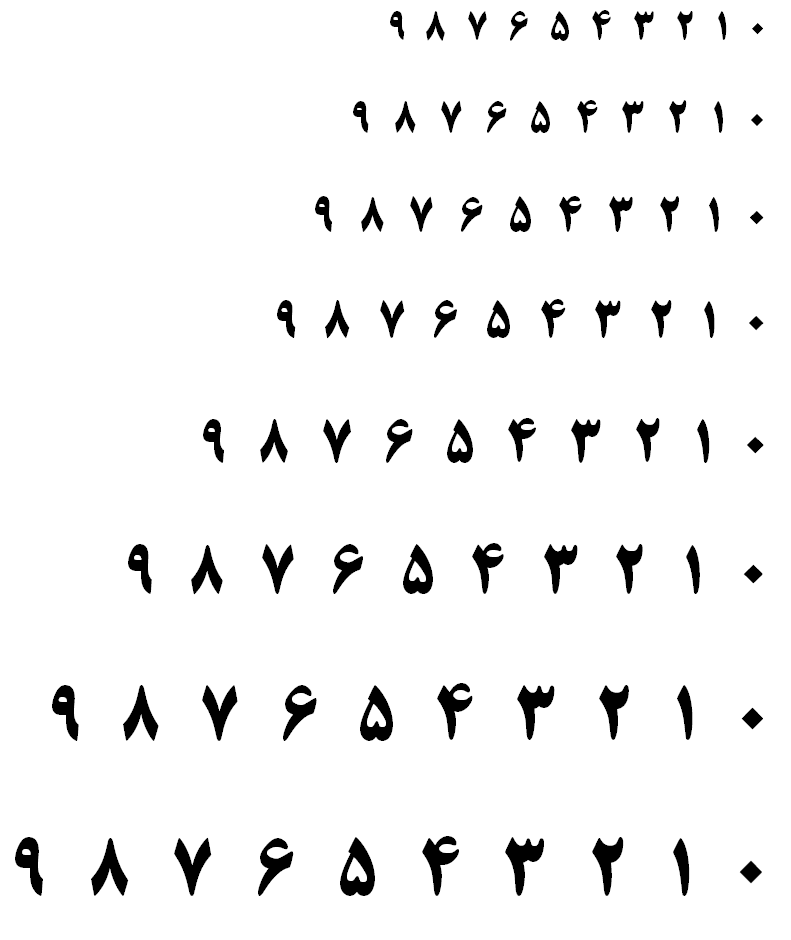
#> input picture Im321.png, 791 x 940 px
$ python main.py
#> lines starting #> are read from the running program, lines starting #| are printed output that depends on the picture; after the words box and inside, x2 and y2 are one past the last pixel; in counts of white or black regions, pixels touching at a corner belong together
#> further down, img is the input picture: shape (940, 791, 3); min 0, max 255, mean 242.7
"""
================================================================================
Machine Vision Course                MiniProject-5: Classic Digit Classifier
================================================================================
Professor          : Prof. Hamidreza Pourreza
Institution        : Ferdowsi University of Mashhad
Term               : Spring 2025

Student Name       : Mustafa Sadeghi
Student ID         : 4027390423


Delivery Deadline  : 2025-05-18
Delivery Date      : 2025-05-18

Description:
    This Python script implements a classical, heuristic-based digit classifier
    for isolating and labeling digits 0–9 within an image ("Im321.png"). It:
        1. Performs adaptive thresholding (Otsu) and contour extraction.
        2. Segments and height-normalizes each digit ROI.
        3. Applies multi-stage decision rules
        4. Saves all intermediate artifacts (threshold maps, contour overlays,
           normalized ROIs, morphological outputs) into `debug_steps/`.

Usage:
    Simply run the script in the working directory containing "Im321.png".
    All debug outputs will be stored under `debug_steps/`, and the final
    annotated result will pop up in a Matplotlib window.

Dependencies:
    - OpenCV        (pip install opencv-python)
    - NumPy         (pip install numpy)
    - Matplotlib    (pip install matplotlib)

Author            : Mustafa Sadeghi
================================================================================
"""


from __future__ import annotations

import os
import cv2
import numpy as np
import matplotlib.pyplot as plt
from pathlib import Path
from typing import Dict, List, Tuple, Optional

# --------------------------------------------------------------------------- #
#                                Parameters                                   #
# --------------------------------------------------------------------------- #
PARAMS: Dict[str, Dict] = {
    "wh_ratio":     {"tall": 0.59, "slim": 0.35},
    "centroid":     {"x_deviation": 0.03, "y_frac": 0.48},
    "filter":       {"area": 40},
    "row_norm":     {"row_height": 50, "pad": 1},
    "zero":         {
        "eps": 0.03,
        "vertices": 4,
        "ar_low": 0.8,
        "ar_high": 1.2,
        "solidity_thr": 0.9,
    },
    "recon":        {"se_frac": 0.6, "area_frac_thr": 0.31},
    "persian":      {"top_frac": 0.1, "curve_aspect": 3},
    "ensemble":     {"right_curve_angle_thr": 50},
    "two_three":    {"teeth_thr": 3},
}

#: BGR colours for OpenCV rectangles / labels
COLOR_MAP: Dict[int, Tuple[int, int, int]] = {
    0: (0, 255, 0),    1: (255, 0, 0),    2: (0, 0, 255),
    3: (255, 255, 0),  4: (255, 0, 255),  5: (0, 255, 255),
    6: (128, 128, 0),  7: (128, 0, 128),  8: (0, 128, 128),
    9: (128, 128, 128), -1: (0, 0, 0),
}

plt.style.use("ggplot")
plt.rcParams.update({
    "figure.autolayout": True,
    "axes.titlesize": 14,
    "axes.labelsize": 12,
})


# --------------------------------------------------------------------------- #
#                                Class                                        #
# --------------------------------------------------------------------------- #
class DigitClassifier:
    def __init__(self, params: Dict = PARAMS) -> None:
        self.params = params
#> self.params = 9 items

    # ----------------------------- utilities ------------------------------ #
    @staticmethod
    def _contours(binary: np.ndarray,
                  mode=cv2.RETR_EXTERNAL,
                  method=cv2.CHAIN_APPROX_SIMPLE
                  ) -> Tuple[List[np.ndarray], np.ndarray]:
        cnts, hier = cv2.findContours(binary, mode, method)
        return cnts or [], hier

    @staticmethod
    def _aspect_ratio(binary: np.ndarray) -> float:
        h, w = binary.shape
        return w / float(h)

    @staticmethod
    def _centroid(binary: np.ndarray) -> Tuple[float, float]:
        m = cv2.moments(binary, binaryImage=True)
        if m["m00"] == 0:
            return 0.0, 0.0
        return m["m10"] / m["m00"], m["m01"] / m["m00"]

    # ----------------------- primitive feature tests ---------------------- #
    def _contains_hole(self, binary: np.ndarray) -> bool:
        _, hier = self._contours(binary, cv2.RETR_CCOMP)
        return hier is not None and any(h[3] != -1 for h in hier[0])

    def _hole_in_top_half(self, binary: np.ndarray) -> bool:
        cnts, hier = self._contours(binary, cv2.RETR_CCOMP)
        if hier is None:
            return False
        for idx, h in enumerate(hier[0]):
            if h[3] != -1:
                m = cv2.moments(cnts[idx])
                if m["m00"] == 0:
                    continue
                cy = m["m01"] / m["m00"]
                return cy < binary.shape[0] / 2
        return False

    def _has_tall_stroke(self, binary: np.ndarray) -> bool:
        length = max(1, int(self.params["recon"]["se_frac"] * binary.shape[0]))
        se = cv2.getStructuringElement(cv2.MORPH_RECT, (1, length))
        opened = cv2.morphologyEx(binary, cv2.MORPH_OPEN, se)
        return (np.count_nonzero(opened) /
                (np.count_nonzero(binary) + 1e-6)
                > self.params["recon"]["area_frac_thr"])

    def _right_lean_curve(self, binary: np.ndarray) -> bool:
        h, _ = binary.shape
        band = binary[: int(self.params["persian"]["top_frac"] * h)]
        cnts, _ = self._contours(band.astype(np.uint8))
        if not cnts:
            return False
        rect = cv2.minAreaRect(max(cnts, key=cv2.contourArea))
        w, ht = rect[1]
        aspect = max(w, ht) / (min(w, ht) + 1e-6)
        angle = abs(rect[2])
        return (aspect > self.params["persian"]["curve_aspect"] and
                angle > self.params["ensemble"]["right_curve_angle_thr"])

    def _morph_teeth(self, binary: np.ndarray) -> int:
        h, w = binary.shape
        k1 = np.ones((1, max(1, w * 32 // 60)), dtype=np.uint8)
        k2 = np.ones((1, max(1, w * 22 // 24)), dtype=np.uint8)
        k4 = np.ones((1, max(1, w * 23 // 60)), dtype=np.uint8)
        k5 = np.ones((1, max(1, w * 33 // 60)), dtype=np.uint8)
        d1 = cv2.dilate(binary, k1)
        e1 = cv2.erode(d1, k2)
        rad = max(1, int(h * 2 / 31 + 4))
        k3 = cv2.getStructuringElement(cv2.MORPH_ELLIPSE, (rad, rad))
        d2 = cv2.dilate(e1, k3)
        combined = cv2.bitwise_and(d2, binary)
        e2 = cv2.erode(combined, k4)
        d3 = cv2.dilate(e2, k5)
        diff = cv2.subtract(combined, d3)
        cnts, _ = self._contours(diff)
        return len(cnts)

    # ----------------------------- nodes --------------------------------- #
    def _node_hole(self, binary: np.ndarray) -> Optional[int]:
        if self._contains_hole(binary):
            return 9 if self._hole_in_top_half(binary) else 5
        return None

    def _node_zero(self, binary: np.ndarray, contour: np.ndarray) -> Optional[int]:
        peri = cv2.arcLength(contour, True)
        approx = cv2.approxPolyDP(contour, self.params["zero"]["eps"] * peri, True)
        if len(approx) == self.params["zero"]["vertices"]:
            ar = self._aspect_ratio(binary)
            if self.params["zero"]["ar_low"] < ar < self.params["zero"]["ar_high"]:
                area = cv2.contourArea(contour)
                hull_area = cv2.contourArea(cv2.convexHull(contour))
                if area / float(hull_area or 1) >= self.params["zero"]["solidity_thr"]:
                    return 0
        return None

    def _node_tall_stroke(self, binary: np.ndarray) -> Optional[int]:
        if self._has_tall_stroke(binary):
            ar = self._aspect_ratio(binary)
            if ar < self.params["wh_ratio"]["slim"]:
                return 1
            if self._right_lean_curve(binary):
                return 4
            return 2 if self._morph_teeth(binary) <= self.params["two_three"]["teeth_thr"] else 3
        return None

    def _node_centroid(self, binary: np.ndarray) -> int:
        h, w = binary.shape
        cx, cy = self._centroid(binary)
        if abs(cx - w / 2) > self.params["centroid"]["x_deviation"] * w:
            return 6
        return 7 if cy < self.params["centroid"]["y_frac"] * h else 8

    # ----------------------------- decision tree -------------------------- #
    def classify(self, binary: np.ndarray, contour: np.ndarray) -> int:
        for node in (
            self._node_hole,
            lambda b: self._node_zero(b, contour),
            self._node_tall_stroke,
            self._node_centroid,
        ):
            result = node(binary)
            if result is not None:
                return result
        return -1

    # ----------------------- single-run processing ------------------------ #
    def annotate_image(self, img: np.ndarray) -> None:
        base_dir = Path("debug_steps")
        overview_dir = base_dir / "overview"
        rois_dir = base_dir / "rois"
        annotated_path = base_dir / "annotated.png"

        for d in (overview_dir, rois_dir):
            d.mkdir(parents=True, exist_ok=True)

        # 1. grayscale + threshold
        gray = cv2.cvtColor(img, cv2.COLOR_BGR2GRAY)
        _, thr = cv2.threshold(gray, 0, 255,
                               cv2.THRESH_BINARY_INV + cv2.THRESH_OTSU)
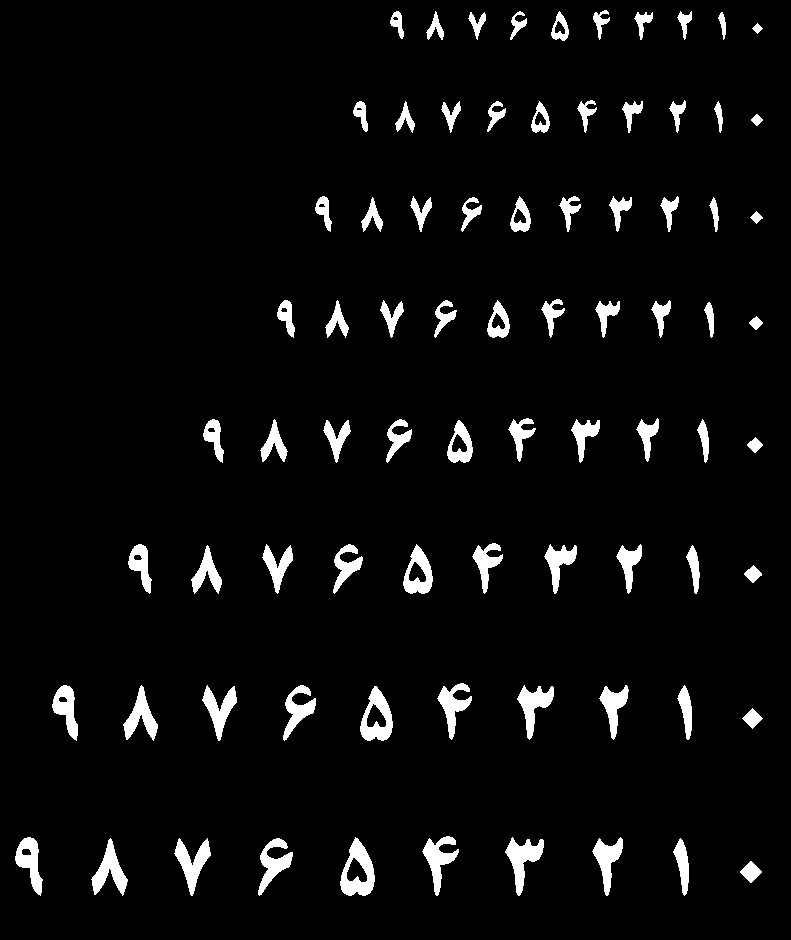
#> thr: shape (940, 791); 4.8% white; 80 white regions
        cv2.imwrite(str(overview_dir / "threshold.png"), thr)

        # 2. all contours overlay
        cnts, _ = self._contours(thr)
#> in _contours, `cnts, hier = cv2.findContours(binary, mode, method)`: cnts = 80 contours; largest, box (x1, y1, x2, y2) and area: (340, 837, 375, 896) 1314, (360, 686, 393, 741) 1166, (403, 544, 433, 594) 944, (505, 837, 544, 896) 872, (174, 838, 211, 896) 812
        disp = cv2.cvtColor(thr, cv2.COLOR_GRAY2BGR)
#> disp: shape (940, 791, 3); 4.8% white; 80 white regions, largest, box (x1, y1, x2, y2) and area: (340, 837, 375, 896) 1086, (360, 686, 393, 741) 958, (505, 837, 544, 896) 958
        cv2.drawContours(disp, cnts, -1, (0, 0, 255), 1)
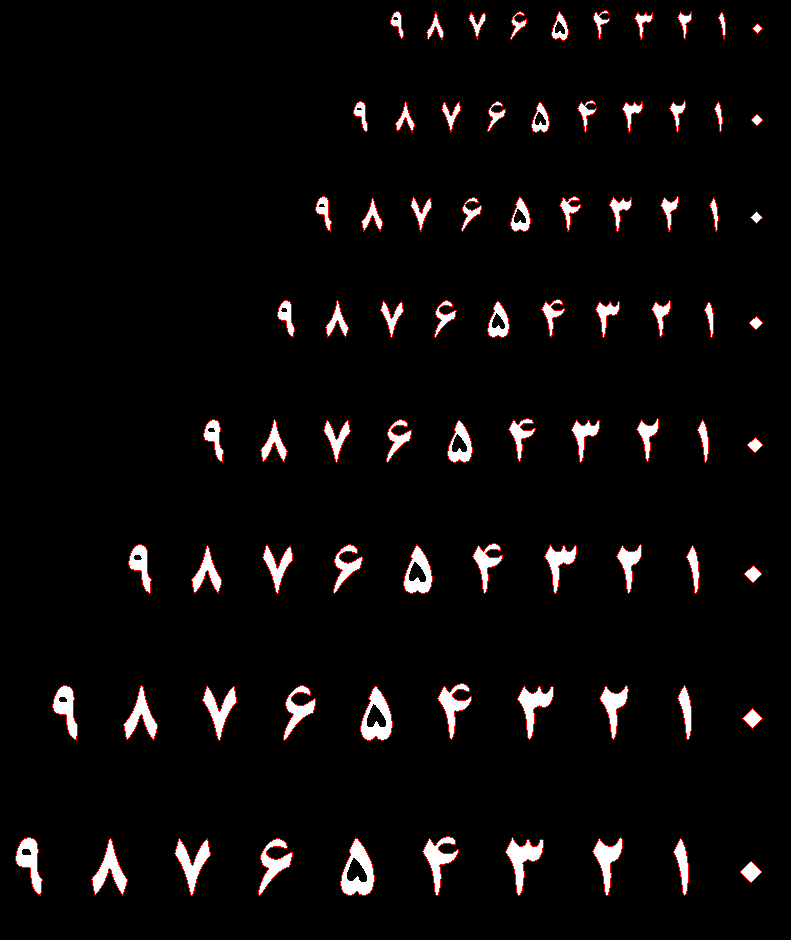
#> disp: shape (940, 791, 3); mean B, G, R 9.3, 9.3, 12.1
        cv2.imwrite(str(overview_dir / "all_contours.png"), disp)

        # 3. filter & sort
        cnts = [c for c in cnts if cv2.contourArea(c) > self.params["filter"]["area"]]
        boxes = sorted((cv2.boundingRect(c) for c in cnts),
                       key=lambda b: (b[1] // self.params["row_norm"]["row_height"], b[0]))
#> boxes = 80 items, first 6: (390, 11, 14, 28), (426, 11, 18, 29), (468, 12, 18, 28), (510, 11, 17, 29), (551, 11, 18, 30), (593, 10, 17, 30)

        annotated = img.copy()

        # 4. ROI loop
        for idx, (x, y, w, h) in enumerate(boxes):
            roi_dir = rois_dir / f"roi_{idx}"
            roi_dir.mkdir(exist_ok=True)

            # raw ROI
            pad = self.params["row_norm"]["pad"]
            roi_raw = thr[max(0, y-pad):y+h+pad, max(0, x-pad):x+w+pad]
            cv2.imwrite(str(roi_dir / "raw.png"), roi_raw)

            # main contour overlay
            rc, _ = self._contours(roi_raw)
            if rc:
                main = max(rc, key=cv2.contourArea)
                cdisp = cv2.cvtColor(roi_raw, cv2.COLOR_GRAY2BGR)
                cv2.drawContours(cdisp, [main], -1, (0, 255, 0), 2)
                cv2.imwrite(str(roi_dir / "contour.png"), cdisp)
            else:
                main = None

            # normalized ROI
            th = self.params["row_norm"]["row_height"]
            scale = th / float(roi_raw.shape[0])
            tw = max(1, int(roi_raw.shape[1] * scale))
            roi_norm = cv2.resize(roi_raw, (tw, th), interpolation=cv2.INTER_NEAREST)
            cv2.imwrite(str(roi_dir / "norm.png"), roi_norm)

            # hole mask
            mask = np.zeros_like(roi_norm)
            cnts_cc, hier = self._contours(roi_norm, cv2.RETR_CCOMP)
            if hier is not None:
                for i, hi in enumerate(hier[0]):
                    if hi[3] != -1:
                        cv2.drawContours(mask, [cnts_cc[i]], -1, 255, -1)
            cv2.imwrite(str(roi_dir / "hole_mask.png"), mask)

            # opened
            length = max(1, int(self.params["recon"]["se_frac"] * roi_norm.shape[0]))
            opened = cv2.morphologyEx(
                roi_norm,
                cv2.MORPH_OPEN,
                cv2.getStructuringElement(cv2.MORPH_RECT, (1, length))
            )
            cv2.imwrite(str(roi_dir / "opened.png"), opened)

            # top band
            top_h = int(self.params["persian"]["top_frac"] * roi_norm.shape[0])
            band = roi_norm[:top_h, :]
            cv2.imwrite(str(roi_dir / "top_band.png"), band)

            # teeth count
            teeth = self._morph_teeth(roi_norm)
            (roi_dir / "teeth.txt").write_text(str(teeth))

            # classify & annotate
            digit = self.classify(roi_norm, main) if main is not None else -1
            color = COLOR_MAP.get(digit, (128, 128, 128))
            cv2.rectangle(annotated, (x, y), (x + w, y + h), color, 2)
            cv2.putText(annotated, str(digit), (x, y - 6),
                        cv2.FONT_HERSHEY_SIMPLEX, 0.6, color, 2)
#> this loop made 80 passes
#> (x, y, scale, tw, cnts_cc, teeth) on passes 10, 20: (752, 23, 3.85, 50, 1 contour; box (x1, y1, x2, y2) and area: (4, 4, 47, 47) 814, 0), (751, 114, 3.57, 50, 1 contour; box (x1, y1, x2, y2) and area: (4, 4, 47, 47) 994, 2)
#> (x, y) on passes 27 to 32: (609, 196), (660, 196), (709, 197), (750, 211), (541, 299), (277, 300)
#> pass 1, in annotate_image, `opened = cv2.morphologyEx( roi_norm, cv2.MORPH_OPEN, cv2.getStructurin..`:
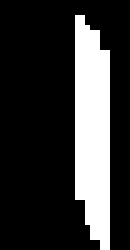
#> opened: shape (50, 26) (shown 5 times larger); 21.4% white; 1 white region, box (x1, y1, x2, y2) and area: (15, 3, 22, 50) 278
#> pass 1, in _morph_teeth, `d1 = cv2.dilate(binary, k1)`:
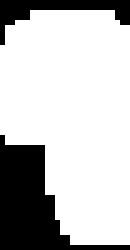
#> d1: shape (50, 26) (shown 5 times larger); 75.7% white; 2 black regions, box (x1, y1, x2, y2) and area: (0, 27, 26, 50) 237, (0, 0, 26, 9) 79
#> after the loop:
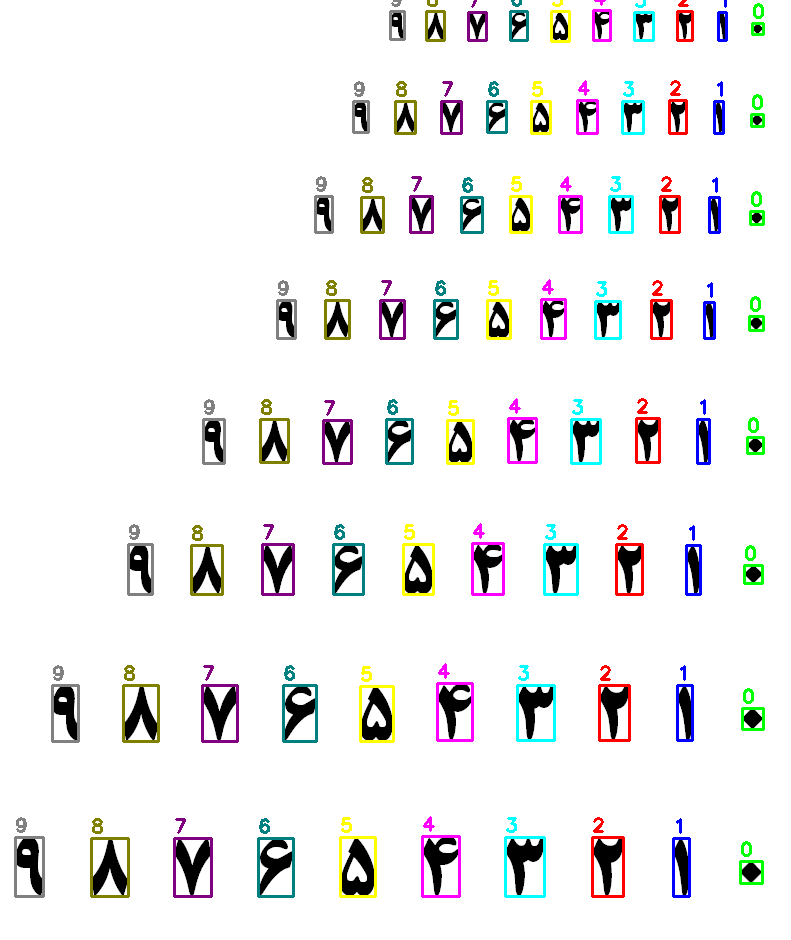
#> annotated: shape (940, 791, 3); 4.99% of pixels changed, all inside (x1, y1, x2, y2) = (14, 0, 765, 898)
#> after the loop:
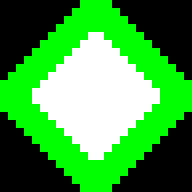
#> cdisp: shape (24, 24, 3) (shown 8 times larger); mean B, G, R 63.8, 157.6, 63.8
#> after the loop: mask: shape (50, 50); every value is 0
#> after the loop: roi_norm: shape (50, 50); 45.8% white; 1 white region, box (x1, y1, x2, y2) and area: (3, 3, 48, 48) 1145
#> after the loop:
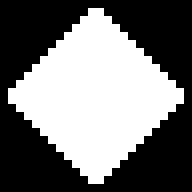
#> roi_raw: shape (24, 24) (shown 8 times larger); 45.8% white; 1 white region, box (x1, y1, x2, y2) and area: (1, 1, 23, 23) 264

        # 5. save final annotated & display
        cv2.imwrite(str(annotated_path), annotated)
        plt.figure(figsize=(10, 7))
        plt.imshow(cv2.cvtColor(annotated, cv2.COLOR_BGR2RGB))
        plt.title("Annotated digits")
        plt.axis("off")
        plt.show()


# --------------------------------------------------------------------------- #
#                                    run                                      #
# --------------------------------------------------------------------------- #
if __name__ == "__main__":
    img_path = Path("Im321.png")
    img = cv2.imread(str(img_path))
    if img is None:
        raise FileNotFoundError(f"Cannot load image: {img_path}")
    DigitClassifier().annotate_image(img)
